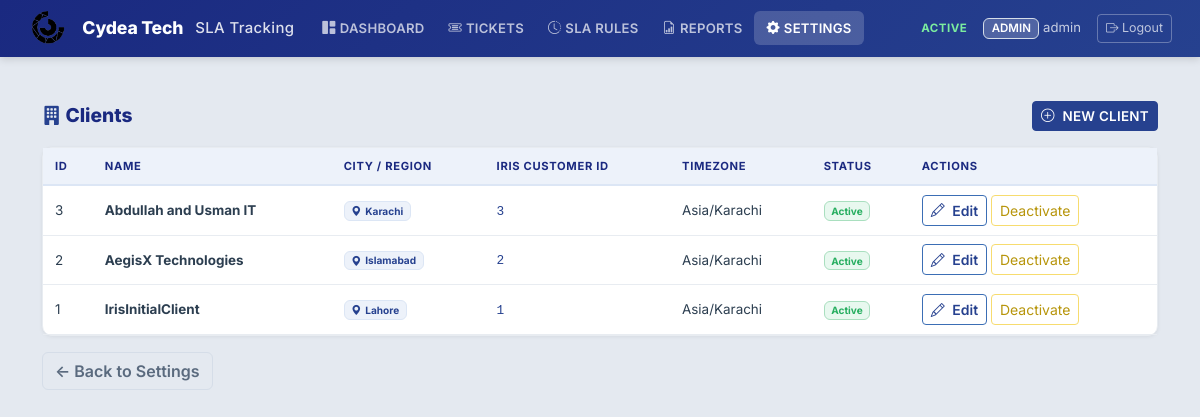
Before: /settings/clients (signed in) with the older database file.
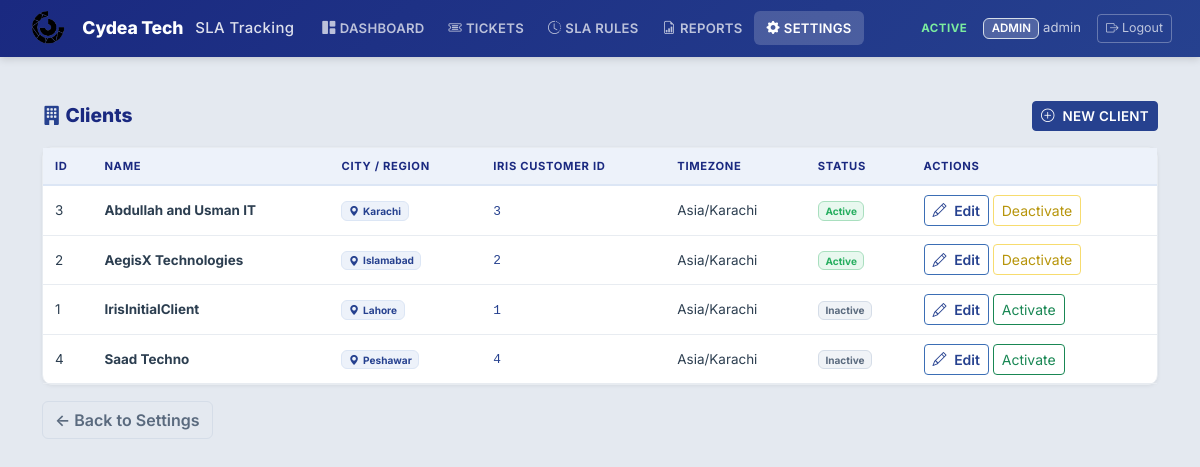
After: the same page with the newer database file.
### models/user.py (models this page shows, shortened)
class User(UserMixin, db.Model):
    __tablename__ = "users"
    id = db.Column(db.Integer, primary_key=True)
    username = db.Column(db.String(80), unique=True, nullable=False, index=True)
    email = db.Column(db.String(255), unique=True, nullable=True)
    password_hash = db.Column(db.String(255), nullable=False)
    role = db.Column(db.String(20), nullable=False, default=ROLE_VIEWER)
    is_active_user = db.Column(db.Boolean, default=True, nullable=False)
    created_at = db.Column(db.DateTime, default=lambda: datetime.now(timezone.utc))
    reports_generated = db.relationship("Report", backref="generated_by_user", lazy="dynamic")
    def has_permission(self, permission):
        return permission in ROLE_PERMISSIONS.get(self.role, set())
    @property
    def is_active(self):
        return self.is_active_user

### models/client.py (models this page shows, shortened)
class Client(db.Model):
    __tablename__ = "clients"
    id = db.Column(db.Integer, primary_key=True)
    name = db.Column(db.String(200), unique=True, nullable=False)
    iris_customer_id = db.Column(db.String(100), nullable=True, index=True)
    city = db.Column(db.String(100), nullable=True, default="Islamabad")
    timezone = db.Column(db.String(50), nullable=False, default="Asia/Karachi")
    business_hours_start = db.Column(db.String(10), nullable=True)
    business_hours_end = db.Column(db.String(10), nullable=True)
    business_hours_days = db.Column(db.String(50), nullable=True)
    is_active = db.Column(db.Boolean, default=True, nullable=False)
    created_at = db.Column(db.DateTime, default=lambda: datetime.now(timezone.utc))
    updated_at = db.Column(
        db.DateTime,
        default=lambda: datetime.now(timezone.utc),
        onupdate=lambda: datetime.now(timezone.utc),
    )
    sla_rules = db.relationship("SLARule", backref="client", lazy="dynamic")
    tickets = db.relationship("Ticket", backref="client", lazy="dynamic")
    field_mappings = db.relationship("FieldMapping", backref="client", lazy="dynamic")

### routes/settings_routes.py (the view)
@settings_bp.route("/settings/clients")
@login_required
@permission_required("manage_iris_settings")
def client_list():
    clients = Client.query.order_by(Client.name).all()
    return render_template("clients.html", clients=clients)

### templates/clients.html (shortened to what this page needs)
{% extends "base.html" %}
{% block content %}
<div class="container mt-4">
  <div class="dashboard-header">
    <h3><i class="bi bi-building-fill text-primary"></i> Clients</h3>
    <button class="btn btn-primary btn-sm" data-bs-toggle="modal" data-bs-target="#createClientModal">
      <i class="bi bi-plus-circle me-1"></i> New Client
    </button>
  </div>
  <div class="card p-0">
    <div class="table-responsive">
      <table class="table table-hover mb-0 align-middle">
        <thead>
          <tr>
            <th>ID</th>
            <th>Name</th>
            <th>City / Region</th>
            <th>IRIS Customer ID</th>
            <th>Timezone</th>
            <th>Status</th>
            <th>Actions</th>
          </tr>
        </thead>
        <tbody>
          {% for client in clients %}
          <tr>
            <td>{{ client.id }}</td>
            <td><strong>{{ client.name }}</strong></td>
            <td><span class="badge bg-info text-dark"><i class="bi bi-geo-alt-fill me-1"></i>{{ client.city or 'Islamabad' }}</span></td>
            <td><code>{{ client.iris_customer_id or '—' }}</code></td>
            <td>{{ client.timezone }}</td>
            <td>
              <span class="badge bg-{{ 'success' if client.is_active else 'secondary' }}">
                {{ 'Active' if client.is_active else 'Inactive' }}
              </span>
            </td>
            <td>
              <button class="btn btn-sm btn-outline-primary"
                      data-bs-toggle="modal"
                      data-bs-target="#editClientModal{{ client.id }}">
                <i class="bi bi-pencil me-1"></i> Edit
              </button>
              <form method="POST" action="{{ url_for('settings.client_toggle', client_id=client.id) }}" class="d-inline">
                <button type="submit" class="btn btn-sm btn-outline-{{ 'warning' if client.is_active else 'success' }}">
                  {{ 'Deactivate' if client.is_active else 'Activate' }}
                </button>
              </form>
            </td>
          </tr>
                      {% set client_days = (client.business_hours_days or '').split(',') %}
          {% endfor %}
        </tbody>
      </table>
    </div>
  </div>
  <div class="mt-3">
    <a href="{{ url_for('settings.settings_page') }}" class="btn btn-outline-secondary">&larr; Back to Settings</a>
  </div>
</div>
{% endblock %}

### templates/base.html (shortened to what this page needs)
<!DOCTYPE html>
<html lang="en">
<head>
    <link href="https://cdn.jsdelivr.net/npm/bootstrap@5.3.3/dist/css/bootstrap.min.css" rel="stylesheet">
    <link href="https://cdn.jsdelivr.net/npm/bootstrap-icons@1.11.3/font/bootstrap-icons.css" rel="stylesheet">
    <link rel="stylesheet" href="https://unpkg.com/leaflet@1.9.4/dist/leaflet.css"/>
    <link href="{{ url_for('static', filename='css/style.css') }}" rel="stylesheet">
</head>
<body>
{% if current_user.is_authenticated %}
<nav class="navbar navbar-expand-lg sticky-top">
    <div class="container-fluid">
        <a class="navbar-brand" href="{{ url_for('dashboard.index') }}">
            <img src="{{ url_for('static', filename='images/image.png') }}" alt="Cydea Tech Logo" style="height: 34px; max-width: 130px; object-fit: contain;" class="me-2">
            <span style="font-weight: 800; letter-spacing: -0.01em;">Cydea Tech</span>
            <span style="font-size: 0.85em; opacity: 0.85; font-weight: 500;" class="ms-1">SLA Tracking</span>
        </a>
        <div class="collapse navbar-collapse" id="navMenu">
            <ul class="navbar-nav me-auto mb-2 mb-lg-0">
                <li class="nav-item">
                    <a class="nav-link {% if request.endpoint == 'dashboard.index' %}active{% endif %}"
                       href="{{ url_for('dashboard.index') }}">
                       <i class="bi bi-grid-1x2-fill me-1"></i>Dashboard</a>
                </li>
                <li class="nav-item">
                    <a class="nav-link {% if request.endpoint and 'tickets.' in request.endpoint %}active{% endif %}"
                       href="{{ url_for('tickets.ticket_list') }}">
                       <i class="bi bi-ticket-detailed me-1"></i>Tickets</a>
                </li>
                {% if current_user.has_permission('manage_sla_rules') %}
                <li class="nav-item">
                    <a class="nav-link {% if request.endpoint and 'sla_rules.' in request.endpoint %}active{% endif %}"
                       href="{{ url_for('sla_rules.rule_list') }}">
                       <i class="bi bi-clock-history me-1"></i>SLA Rules</a>
                </li>
                {% endif %}
                {% if current_user.has_permission('view_reports') %}
                <li class="nav-item">
                    <a class="nav-link {% if request.endpoint and 'reports.' in request.endpoint %}active{% endif %}"
                       href="{{ url_for('reports.report_list') }}">
                       <i class="bi bi-file-earmark-bar-graph me-1"></i>Reports</a>
                </li>
                {% endif %}
                {% if current_user.has_permission('manage_iris_settings') %}
                <li class="nav-item">
                    <a class="nav-link {% if request.endpoint and 'settings.' in request.endpoint %}active{% endif %}"
                       href="{{ url_for('settings.settings_page') }}">
                       <i class="bi bi-gear-fill me-1"></i>Settings</a>
                </li>
                {% endif %}
            </ul>
            <div class="d-flex align-items-center gap-3">
                <span class="status-live"> Active</span>
                <span class="navbar-text">
                    <span class="badge bg-secondary">{{ current_user.role }}</span>
                    {{ current_user.username }}
                </span>
                <a href="{{ url_for('auth.logout') }}" class="btn btn-outline-light btn-sm">
                    <i class="bi bi-box-arrow-right"></i> Logout
                </a>
            </div>
        </div>
    </div>
</nav>
{% endif %}
<div class="container-fluid py-4 px-4">
    {% block content %}{% endblock %}
</div>
</body>
</html>

### static/css/style.css (style rules this page uses)
:root { --blue-900: #0f1a3e; --blue-800: #1a2980; --blue-700: #26418f; --blue-600: #2c5aa0; --blue-500: #3b6eb5; --blue-400: #5a8fd4; --blue-100: #dce6f5; --blue-50: #edf2fa; --bg-page: #e4e9f0; --bg-card: #ffffff; --bg-header: linear-gradient(135deg, #1a2980 0%, #26418f 100%); --text-dark: #2c3e50; --text-medium: #5a6a7e; --text-light: #8899aa; --text-on-blue: #ffffff; --border-color: #d5dde8; --border-light: #e8ecf1; --green: #27ae60; --green-light: #e8f8ef; --red: #e74c3c; --red-light: #fdecea; --amber: #f39c12; --amber-light: #fef9e7; --cyan: #3498db; --shadow-card: 0 1px 4px rgba(0, 0, 0, 0.06), 0 0 1px rgba(0, 0, 0, 0.04); --shadow-hover: 0 4px 12px rgba(0, 0, 0, 0.1); --radius-sm: 6px; --radius-md: 10px; --radius-lg: 14px; --font: 'Inter', -apple-system, 'Segoe UI', Roboto, sans-serif; }
*, *::before, *::after { box-sizing: border-box; }
body { background: var(--bg-page); color: var(--text-dark); font-family: var(--font); font-size: 14px; -webkit-font-smoothing: antialiased; }
h1, h2, h3, h4, h5, h6 { font-weight: 700; color: var(--text-dark); }
.navbar { background: var(--bg-header) !important; border: none; box-shadow: 0 2px 8px rgba(0, 0, 0, 0.15); padding: 0.4rem 1rem; }
.navbar-brand { font-weight: 800; font-size: 1.1rem; color: #ffffff !important; letter-spacing: 0.02em; display: flex; align-items: center; gap: 0.5rem; }
.navbar .nav-link { color: rgba(255, 255, 255, 0.7) !important; font-weight: 600; font-size: 0.82rem; letter-spacing: 0.02em; text-transform: uppercase; padding: 0.45rem 0.75rem !important; border-radius: var(--radius-sm); transition: all 0.15s ease; }
.navbar .nav-link.active { color: #ffffff !important; background: rgba(255, 255, 255, 0.18); }
.navbar-text { color: rgba(255, 255, 255, 0.75) !important; font-size: 0.82rem; }
.navbar .badge.bg-secondary { background: rgba(255, 255, 255, 0.2) !important; color: #ffffff !important; font-weight: 600; font-size: 0.72rem; text-transform: uppercase; }
.navbar .btn-outline-light { color: rgba(255, 255, 255, 0.7); border-color: rgba(255, 255, 255, 0.3); font-size: 0.78rem; }
.navbar .status-live { color: #7bed9f; font-size: 0.72rem; font-weight: 700; text-transform: uppercase; letter-spacing: 0.04em; }
.container-fluid.py-4.px-4 { max-width: 1480px; margin: 0 auto; padding-top: 1.25rem !important; }
.card { background: var(--bg-card); border: 1px solid var(--border-light); border-radius: var(--radius-md); box-shadow: var(--shadow-card); color: var(--text-dark); }
.table { font-size: 0.84rem; --bs-table-bg: transparent; --bs-table-hover-bg: var(--blue-50); }
.table thead th { font-size: 0.7rem; font-weight: 700; text-transform: uppercase; letter-spacing: 0.06em; color: var(--blue-800); border-bottom: 2px solid var(--blue-100); padding: 0.6rem 0.75rem; white-space: nowrap; background: var(--blue-50); }
.table tbody td { padding: 0.55rem 0.75rem; vertical-align: middle; border-bottom-color: var(--border-light); color: var(--text-dark); }
.table code { color: var(--blue-700); font-size: 0.8rem; }
.badge.bg-success { background: var(--green-light) !important; color: var(--green) !important; border: 1px solid #a9dfbf; }
.badge.bg-info { background: var(--blue-50) !important; color: var(--blue-700) !important; border: 1px solid var(--blue-100); }
.badge.bg-secondary { background: #f0f3f7 !important; color: var(--text-medium) !important; border: 1px solid var(--border-color); }
.btn-primary { background: var(--blue-700); border-color: var(--blue-700); color: #ffffff; font-weight: 600; font-size: 0.84rem; text-transform: uppercase; letter-spacing: 0.02em; }
.btn-outline-primary { border-color: var(--blue-500); color: var(--blue-700); font-weight: 600; }
.btn-outline-secondary { border-color: var(--border-color); color: var(--text-medium); font-weight: 600; }
.btn-outline-warning { border-color: #f7dc6f; color: #b7950b; }
code { color: var(--blue-700); font-size: 0.82rem; }
.dashboard-header { display: flex; justify-content: space-between; align-items: center; margin-bottom: 1rem; }
.dashboard-header h3 { font-size: 1.2rem; font-weight: 800; color: var(--blue-800); margin: 0; }
.text-primary { color: var(--blue-700) !important; }
a { color: var(--blue-600); }

Changed rows visible on the page:
changed Client "IrisInitialClient": is_active "Active" → "Inactive"; is_active "Deactivate" → "Activate"
added Client: id "4", name "Saad Techno", city "Peshawar", iris_customer "4", timezone "Asia/Karachi", is_active "Inactive", is_active "Activate"
